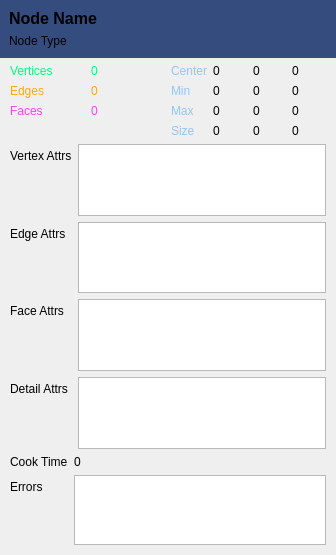
<?xml version="1.0" encoding="UTF-8"?>
<ui version="4.0">
 <class>Form</class>
 <widget class="QWidget" name="Form">
  <property name="geometry">
   <rect>
    <x>0</x>
    <y>0</y>
    <width>336</width>
    <height>555</height>
   </rect>
  </property>
  <property name="windowTitle">
   <string>Form</string>
  </property>
  <layout class="QVBoxLayout" name="verticalLayout_2">
   <property name="spacing">
    <number>6</number>
   </property>
   <property name="leftMargin">
    <number>0</number>
   </property>
   <property name="topMargin">
    <number>0</number>
   </property>
   <property name="rightMargin">
    <number>0</number>
   </property>
   <property name="bottomMargin">
    <number>0</number>
   </property>
   <item>
    <layout class="QVBoxLayout" name="verticalLayout">
     <property name="leftMargin">
      <number>0</number>
     </property>
     <item>
      <widget class="QWidget" name="nodeInfoWidget" native="true">
       <property name="styleSheet">
        <string notr="true">background-color: rgb(53, 76, 127);</string>
       </property>
       <layout class="QVBoxLayout" name="verticalLayout_3" stretch="0">
        <property name="spacing">
         <number>6</number>
        </property>
        <property name="sizeConstraint">
         <enum>QLayout::SetMinimumSize</enum>
        </property>
        <property name="bottomMargin">
         <number>10</number>
        </property>
        <item>
         <layout class="QVBoxLayout" name="verticalLayout_7">
          <property name="spacing">
           <number>6</number>
          </property>
          <property name="leftMargin">
           <number>0</number>
          </property>
          <item>
           <widget class="QLabel" name="nodeNameLabel">
            <property name="sizePolicy">
             <sizepolicy hsizetype="Preferred" vsizetype="Maximum">
              <horstretch>0</horstretch>
              <verstretch>0</verstretch>
             </sizepolicy>
            </property>
            <property name="sizeIncrement">
             <size>
              <width>0</width>
              <height>0</height>
             </size>
            </property>
            <property name="font">
             <font>
              <family>Segoe UI</family>
              <pointsize>12</pointsize>
              <weight>75</weight>
              <italic>false</italic>
              <bold>true</bold>
              <underline>false</underline>
              <strikeout>false</strikeout>
              <kerning>true</kerning>
             </font>
            </property>
            <property name="text">
             <string>Node Name</string>
            </property>
            <property name="scaledContents">
             <bool>false</bool>
            </property>
            <property name="alignment">
             <set>Qt::AlignLeading|Qt::AlignLeft|Qt::AlignVCenter</set>
            </property>
            <property name="wordWrap">
             <bool>false</bool>
            </property>
            <property name="margin">
             <number>0</number>
            </property>
            <property name="indent">
             <number>-1</number>
            </property>
           </widget>
          </item>
          <item>
           <widget class="QLabel" name="nodeTypeLabel">
            <property name="sizePolicy">
             <sizepolicy hsizetype="Preferred" vsizetype="Maximum">
              <horstretch>0</horstretch>
              <verstretch>0</verstretch>
             </sizepolicy>
            </property>
            <property name="font">
             <font>
              <family>Segoe UI</family>
              <pointsize>9</pointsize>
             </font>
            </property>
            <property name="text">
             <string>Node Type</string>
            </property>
            <property name="scaledContents">
             <bool>false</bool>
            </property>
            <property name="alignment">
             <set>Qt::AlignLeading|Qt::AlignLeft|Qt::AlignVCenter</set>
            </property>
           </widget>
          </item>
         </layout>
        </item>
       </layout>
      </widget>
     </item>
     <item>
      <layout class="QVBoxLayout" name="verticalLayout_5">
       <item>
        <layout class="QHBoxLayout" name="horizontalLayout_2">
         <property name="sizeConstraint">
          <enum>QLayout::SetDefaultConstraint</enum>
         </property>
         <property name="leftMargin">
          <number>10</number>
         </property>
         <property name="rightMargin">
          <number>10</number>
         </property>
         <item>
          <layout class="QGridLayout" name="gridLayout_5">
           <item row="0" column="0">
            <widget class="QLabel" name="vertexLabel">
             <property name="styleSheet">
              <string notr="true">color: rgb(0, 255, 127);</string>
             </property>
             <property name="text">
              <string>Vertices</string>
             </property>
            </widget>
           </item>
           <item row="1" column="1">
            <widget class="QLabel" name="edgeCntLabel">
             <property name="styleSheet">
              <string notr="true">color: rgb(255, 168, 17);</string>
             </property>
             <property name="text">
              <string>0</string>
             </property>
            </widget>
           </item>
           <item row="2" column="0">
            <widget class="QLabel" name="faceLabel">
             <property name="styleSheet">
              <string notr="true">color: rgb(255, 65, 240);</string>
             </property>
             <property name="text">
              <string>Faces</string>
             </property>
            </widget>
           </item>
           <item row="0" column="1">
            <widget class="QLabel" name="vertexCntLabel">
             <property name="styleSheet">
              <string notr="true">color: rgb(0, 255, 127);</string>
             </property>
             <property name="text">
              <string>0</string>
             </property>
            </widget>
           </item>
           <item row="2" column="1">
            <widget class="QLabel" name="faceCntLabel">
             <property name="styleSheet">
              <string notr="true">color: rgb(255, 65, 240);</string>
             </property>
             <property name="text">
              <string>0</string>
             </property>
            </widget>
           </item>
           <item row="1" column="0">
            <widget class="QLabel" name="edgeLabel">
             <property name="styleSheet">
              <string notr="true">color: rgb(255, 168, 17);</string>
             </property>
             <property name="text">
              <string>Edges</string>
             </property>
            </widget>
           </item>
           <item row="3" column="0">
            <widget class="QLabel" name="label_2">
             <property name="text">
              <string/>
             </property>
            </widget>
           </item>
           <item row="3" column="1">
            <widget class="QLabel" name="label_5">
             <property name="text">
              <string/>
             </property>
            </widget>
           </item>
          </layout>
         </item>
         <item>
          <layout class="QGridLayout" name="gridLayout">
           <item row="3" column="1">
            <widget class="QLabel" name="bboxSizeXLabel">
             <property name="text">
              <string>0</string>
             </property>
            </widget>
           </item>
           <item row="2" column="0">
            <widget class="QLabel" name="label_11">
             <property name="styleSheet">
              <string notr="true">color: rgb(144, 198, 255);</string>
             </property>
             <property name="text">
              <string>Max</string>
             </property>
            </widget>
           </item>
           <item row="0" column="2">
            <widget class="QLabel" name="bboxCenterYLabel">
             <property name="text">
              <string>0</string>
             </property>
            </widget>
           </item>
           <item row="1" column="3">
            <widget class="QLabel" name="bboxMinZLabel">
             <property name="text">
              <string>0</string>
             </property>
            </widget>
           </item>
           <item row="0" column="1">
            <widget class="QLabel" name="bboxCenterXLabel">
             <property name="text">
              <string>0</string>
             </property>
            </widget>
           </item>
           <item row="1" column="0">
            <widget class="QLabel" name="label_7">
             <property name="styleSheet">
              <string notr="true">color: rgb(144, 198, 255);</string>
             </property>
             <property name="text">
              <string>Min</string>
             </property>
            </widget>
           </item>
           <item row="2" column="2">
            <widget class="QLabel" name="bboxMaxYLabel">
             <property name="text">
              <string>0</string>
             </property>
            </widget>
           </item>
           <item row="3" column="2">
            <widget class="QLabel" name="bboxSizeYLabel">
             <property name="text">
              <string>0</string>
             </property>
            </widget>
           </item>
           <item row="3" column="3">
            <widget class="QLabel" name="bboxSizeZLabel">
             <property name="text">
              <string>0</string>
             </property>
            </widget>
           </item>
           <item row="0" column="3">
            <widget class="QLabel" name="bboxCenterZLabel">
             <property name="text">
              <string>0</string>
             </property>
            </widget>
           </item>
           <item row="2" column="1">
            <widget class="QLabel" name="bboxMaxXLabel">
             <property name="text">
              <string>0</string>
             </property>
            </widget>
           </item>
           <item row="1" column="1">
            <widget class="QLabel" name="bboxMinXLabel">
             <property name="text">
              <string>0</string>
             </property>
            </widget>
           </item>
           <item row="2" column="3">
            <widget class="QLabel" name="bboxMaxZLabel">
             <property name="text">
              <string>0</string>
             </property>
            </widget>
           </item>
           <item row="1" column="2">
            <widget class="QLabel" name="bboxMinYLabel">
             <property name="text">
              <string>0</string>
             </property>
            </widget>
           </item>
           <item row="0" column="0">
            <widget class="QLabel" name="label_4">
             <property name="styleSheet">
              <string notr="true">color: rgb(144, 198, 255);</string>
             </property>
             <property name="text">
              <string>Center</string>
             </property>
            </widget>
           </item>
           <item row="3" column="0">
            <widget class="QLabel" name="label_15">
             <property name="styleSheet">
              <string notr="true">color: rgb(144, 198, 255);</string>
             </property>
             <property name="text">
              <string>Size</string>
             </property>
            </widget>
           </item>
          </layout>
         </item>
        </layout>
       </item>
       <item>
        <layout class="QFormLayout" name="formLayout_2">
         <property name="leftMargin">
          <number>10</number>
         </property>
         <property name="rightMargin">
          <number>10</number>
         </property>
         <item row="0" column="0">
          <widget class="QLabel" name="label_23">
           <property name="text">
            <string>Vertex Attrs</string>
           </property>
          </widget>
         </item>
         <item row="1" column="0">
          <widget class="QLabel" name="label">
           <property name="text">
            <string>Edge Attrs</string>
           </property>
          </widget>
         </item>
         <item row="2" column="0">
          <widget class="QLabel" name="label_3">
           <property name="text">
            <string>Face Attrs</string>
           </property>
          </widget>
         </item>
         <item row="3" column="0">
          <widget class="QLabel" name="label_6">
           <property name="text">
            <string>Detail Attrs</string>
           </property>
          </widget>
         </item>
         <item row="0" column="1">
          <widget class="QTextEdit" name="vertexAttrText">
           <property name="sizeAdjustPolicy">
            <enum>QAbstractScrollArea::AdjustToContents</enum>
           </property>
           <property name="readOnly">
            <bool>true</bool>
           </property>
          </widget>
         </item>
         <item row="1" column="1">
          <widget class="QTextEdit" name="edgeAttrText">
           <property name="sizeAdjustPolicy">
            <enum>QAbstractScrollArea::AdjustToContents</enum>
           </property>
           <property name="readOnly">
            <bool>true</bool>
           </property>
          </widget>
         </item>
         <item row="2" column="1">
          <widget class="QTextEdit" name="faceAttrText">
           <property name="sizeAdjustPolicy">
            <enum>QAbstractScrollArea::AdjustToContents</enum>
           </property>
           <property name="readOnly">
            <bool>true</bool>
           </property>
          </widget>
         </item>
         <item row="3" column="1">
          <widget class="QTextEdit" name="detailAttrText">
           <property name="sizeAdjustPolicy">
            <enum>QAbstractScrollArea::AdjustToContents</enum>
           </property>
           <property name="readOnly">
            <bool>true</bool>
           </property>
          </widget>
         </item>
        </layout>
       </item>
      </layout>
     </item>
     <item>
      <layout class="QVBoxLayout" name="verticalLayout_4">
       <item>
        <layout class="QFormLayout" name="formLayout">
         <property name="leftMargin">
          <number>10</number>
         </property>
         <property name="rightMargin">
          <number>10</number>
         </property>
         <property name="bottomMargin">
          <number>10</number>
         </property>
         <item row="0" column="0">
          <widget class="QLabel" name="label_8">
           <property name="text">
            <string>Cook Time</string>
           </property>
          </widget>
         </item>
         <item row="0" column="1">
          <widget class="QLabel" name="cookTimeLabel">
           <property name="text">
            <string>0</string>
           </property>
          </widget>
         </item>
         <item row="1" column="0">
          <widget class="QLabel" name="label_9">
           <property name="text">
            <string>Errors</string>
           </property>
          </widget>
         </item>
         <item row="1" column="1">
          <widget class="QTextEdit" name="nodeErrorText">
           <property name="styleSheet">
            <string notr="true"/>
           </property>
           <property name="verticalScrollBarPolicy">
            <enum>Qt::ScrollBarAlwaysOff</enum>
           </property>
           <property name="horizontalScrollBarPolicy">
            <enum>Qt::ScrollBarAlwaysOff</enum>
           </property>
           <property name="sizeAdjustPolicy">
            <enum>QAbstractScrollArea::AdjustToContents</enum>
           </property>
           <property name="readOnly">
            <bool>true</bool>
           </property>
          </widget>
         </item>
        </layout>
       </item>
      </layout>
     </item>
    </layout>
   </item>
  </layout>
 </widget>
 <resources/>
 <connections/>
</ui>
